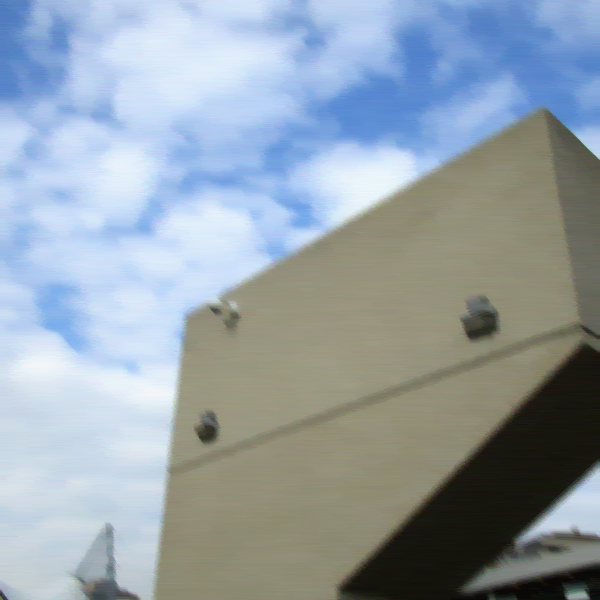
#> input picture pict/random_la/deconv[0.001, 0.1, 0.001, 0.1]/img_1.png, 600 x 600 px, found by its file name
$ jupyter execute --allow-errors Diploma_work.ipynb   (shell and % lines are left out)
#> lines starting #> are read from the running program, lines starting #| are printed output that depends on the picture; long printed decimals are rounded
[cell 1]
import matplotlib.pyplot as plt
import numpy as np
import scipy.signal as ss
import gc
import copy
from PIL import Image
from matplotlib.pyplot import imshow
from sklearn.base import BaseEstimator, ClassifierMixin
from os import listdir, mkdir
from os.path import isfile, join
import math
from datetime import datetime
import time
from skimage.transform import radon
from skimage import color, data, restoration
from scipy import ndimage
from IPython.display import clear_output
# from method import momentum_method

[cell 2]
# [57 lines left out: functions rgb2gray, inverse_colors, S, not called in this run]

[cell 3]
class FunctionalMinimisation:
    '''
    Z_alpha = arg min(||Az - u||_1 + TV[z])

    grad(Z_alpha) = 2A^T(Az-u) + mult * D(TV[z])
    '''
    # [67 lines left out: functions __init__, _sign_map, _offset_image, _count_gradient, _count_v, not called in this run]

    def _update_image(self):
        self._cur_image += self._v
#         FixImage(self._cur_image)

    # [10 lines left out: function MainProcess, not called in this run]

[cell 4]
# [23 lines left out: functions FixImage, images_out, not called in this run]

def save_img(class_elem, p='my_stuff.png', p_b='blurred.png'):
    plt.imsave(p, class_elem._cur_image, cmap='gray')
    plt.imsave(p_b, class_elem._init_image, cmap='gray')

DEBUG = True

def rgb2gray(rgb):
    r, g, b = rgb[:,:,0], rgb[:,:,1], rgb[:,:,2]
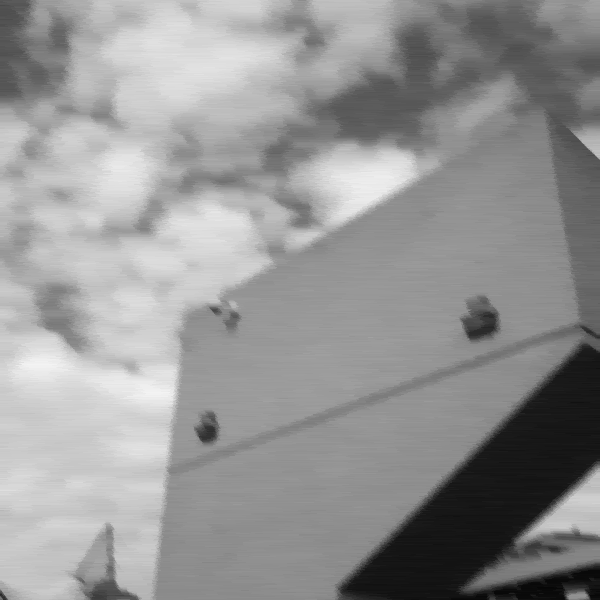
#> r: shape (600, 600) float32; min 0.0235, max 0.953, mean 0.582
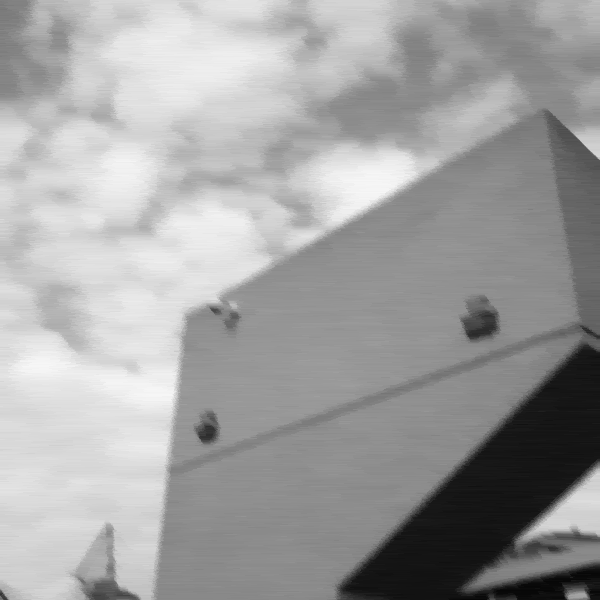
#> g: shape (600, 600) float32; min 0.0275, max 0.965, mean 0.63
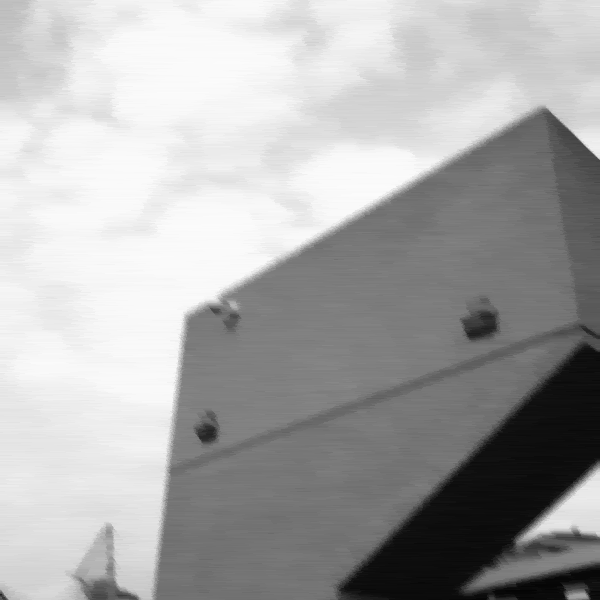
#> b: shape (600, 600) float32; min 0.0157, max 0.984, mean 0.665
    gray = 0.299 * r + 0.5870 * g + 0.1140 * b
    return gray

def blend_images(orig, four, alpha = 0.8, colH = 10, w=1):
    orig_img = Image.open(orig).convert('RGBA')
    fourier_img = Image.open(four).convert('RGBA')

    orig_img = orig_img.resize(((fourier_img.size[0], fourier_img.size[1])), Image.BICUBIC)

    img = fourier_img
    A = img.getchannel('A')

    # Convert to HSV and save the V (Lightness) channel
    V = img.convert('RGB').convert('HSV').getchannel('V')

    # Synthesize new Hue and Saturation channels using values from colour picker
    colpickerH, colpickerS = colH, 255
    newH=Image.new('L',img.size,(colpickerH))
    newS=Image.new('L',img.size,(colpickerS))

    # Recombine original V channel plus 2 synthetic ones to a 3 channel HSV image
    HSV = Image.merge('HSV', (newH, newS, V))

    # Add original Alpha layer back in
    R,G,B = HSV.convert('RGB').split()
    RGBA = Image.merge('RGBA',(R,G,B,A))

    new_img = Image.blend(orig_img, RGBA, alpha)
    return new_img

# [16 lines left out: functions calculate_log, wiener_filter, not called in this run]

def get_blur_len(img, angle, weight, w=1):
    rotated_img = ndimage.rotate(img, -angle * 180/math.pi)
    rotated_img[rotated_img < 4/255 * rotated_img.max()] = 0
    r = radon(rotated_img, theta=[90], circle=False)
    r[r > 0.6 * r.max()] = 0
    r *= 1./max(r)
    blur_len = 0
    for i in range(len(r)):
        if (r[i] > 0.7):
            blur_len = len(r) // 2 - 1 - i
#             if (blur_len > 2 * img.shape[0] // 5):
#                 blur_len = 0
            break

    if (DEBUG):
        h = img.shape[0]
        q = h // 2 - 1
        k = -math.tan(angle)
        b = (1 - k) * q
        l = []
        if abs(abs(angle * 180/math.pi) - 90) > 10:
            for old_x in range(q - blur_len, q + blur_len):
                old_y = round(k * old_x+b)
                old_y = int((old_y if old_y >= 0 else 0) if old_y <= h-1 else h-1)
                if (old_y <= 1 or old_y >= h-2 or old_x <= 1 or old_x >= h-2):
                    continue
                for i in range(-w, w+1):
                    for j in range(-w, w+1):
                        x = old_x
                        y = old_y
                        y += i
                        y = (y if y >= 0 else 0) if y <= h-1 else h-1
                        x += j
                        x = (x if x >= 0 else 0) if x <= h-1 else h-1
                        if (y, x) not in l:
                            l.append((y, x))
        else:
            for y in range(q - blur_len, q + blur_len):
                for i in range(-w, w+1):
                    if (y, q + i) not in l:
                        l.append((y, q + i))
        p = np.zeros((h, h))
        for t in l:
            p[t] = weight
    return (int(abs(blur_len)), p)

def find_best_line(template_picture, dif=180):
    h = template_picture.shape[0]
    q = h // 2 - 1
    theta = np.linspace(0., 180, dif, endpoint=False)
    sinogram = radon(template_picture, theta=theta, circle=True)
    max_values = sinogram.max(axis=0)
    if DEBUG:
        tmp.append(sinogram)
    return (max(max_values), theta[np.argmax(max_values)] * math.pi/180 - math.pi/2)

def make_ker(ker_len, ker_angle):
#     h = ker_len * 2
    h = ker_len
    ker_len = ker_len // 2
    ker = np.zeros((h, h), dtype='float')

    k = -math.tan(ker_angle)
    b = (1 - k) * ker_len
    if abs(abs(ker_angle * 180/math.pi) - 90) > 10:
        for x in range(h):
            y = round(k * x + b)
            y = int((y if y >= 0 else 0) if y <= h-1 else h-1)
            if (y == 0 or y == h - 1):
                continue
            ker[y, x] = 1
    else:
        for y in range(h):
            ker[y, ker_len] = 1
    ret_value = ker/ker.sum()
    if np.isnan(np.sum(ret_value)):
        return []
    else:
        return ret_value

def get_common_ker_len_angle(kers):
    max_shape = max([a[0] for a in kers])
    lenghts = [a[0] for a in kers]
    angles =  [a[1] for a in kers]

    return (int(np.mean(lenghts)), np.mean(angles))

class Cepstrum:
    def __init__(self, picture, batch_size=64, step=0.25):
#> called with batch_size = 256, step = 0.5
        gc.enable()
        self.batch_size = batch_size
        self.step = step
        self.x_batches = int(picture.shape[1] // (batch_size * step) - 1)
#> self.x_batches = 3
        self.y_batches = int(picture.shape[0] // (batch_size * step) - 1)
#> self.y_batches = 3
        self.picture = copy.deepcopy(picture)
        self.squared_image = [0] * self.x_batches * self.y_batches
#> self.squared_image = [0, 0, 0, 0, 0, 0, 0, 0, 0]
        plt.imsave('orig_img.png', self.picture, cmap='gray')

    def get_square(self):
        pixel_step = int(self.batch_size * self.step)
        for y in range(self.y_batches):
            for x in range(self.x_batches):
                square = self.picture[y * pixel_step : y * pixel_step + self.batch_size,
                                   x * pixel_step : x * pixel_step + self.batch_size]
                self.squared_image[y * self.x_batches + x] = square
                yield self.swap_quarters(Cepstrum.calculate_cepstrum(square))

    def ft_array(self):
        # CALCULATE CEPSTRUMS

        t = time.time()

        self.count_ft()
        if (DEBUG):
            print("Counted cepstrums: ", time.time() - t)
        self.count_angles()
        if (DEBUG):
            print("Counted angles: ", time.time() - t)
        self.count_lengths()
        if (DEBUG):
            print("Counted lengths: ", time.time() - t)
        self.make_kernels()
        if (DEBUG):
            print("Counted kernels: ", time.time() - t)

        self.weight = self.weight.reshape((self.y_batches, self.x_batches))
        self.weight /= self.weight.max()
        self.angle = self.angle.reshape((self.y_batches, self.x_batches))
        self.blur_len = self.blur_len.reshape((self.y_batches, self.x_batches))
        if (np.max(self.blur_len) == 0) :
            print("Unable to calculate blur lengths")
            return
#         self.kernels = np.reshape(self.kernels, (self.y_batches, self.x_batches, 2)) #here
        self.blur_len_value, self.angle_value = get_common_ker_len_angle(self.kernels)
        self.squared_image = np.reshape(self.squared_image, (self.y_batches, self.x_batches, self.batch_size, self.batch_size))
        # self.restore1()
#         self.restore() #here

    def MainProcess(self):
        self.ft_array()
        try:
            temp2 =[ 0 ] * self.y_squares
            for y in range(self.y_squares):
                temp2[y] = np.hstack(self.restored_image[y, :, :, :])
            self.restored_image_full = np.vstack(temp2)
        except AttributeError as error:
            return

    def hamming(picture):
        hm_len = picture.shape[0]
        bw2d = np.outer(ss.hamming(hm_len), np.ones(hm_len))
        bw2d = bw2d * bw2d.T
        return picture * bw2d

    def calculate_cepstrum(picture,threshold=0.5):
        log = np.log(1 + np.abs(np.fft.fft2(Cepstrum.hamming(picture))))
        fourier_abs = np.abs(np.fft.ifft2(log))
        fourier_abs[fourier_abs >= threshold * fourier_abs.max()] = 0
        fourier_abs[fourier_abs >= threshold * fourier_abs.max()] = 0

        return fourier_abs

    def swap_quarters(self, picture):
        out_pict = copy.deepcopy(picture)
        batch_size = picture.shape[0]
        temp_pict = copy.deepcopy(out_pict[: batch_size//2, : batch_size//2])
        out_pict[: batch_size//2, : batch_size//2] = out_pict[batch_size//2 :, batch_size//2 :]
        out_pict[batch_size//2 :, batch_size//2 :] = temp_pict
        temp_pict = copy.deepcopy(out_pict[: batch_size//2, batch_size//2 :])
        out_pict[: batch_size//2, batch_size//2 :] = out_pict[batch_size//2 :, : batch_size//2]
        out_pict[batch_size//2 :, : batch_size//2] = temp_pict[:]
        return out_pict

    # [38 lines left out: functions restore, restore1, not called in this run]

    def count_ft(self):
        self.cepstrum_picture = np.array(list(self.get_square()))

        self.conc_cepstrum_picture = self.cepstrum_picture.reshape((self.y_batches, self.x_batches, self.batch_size, self.batch_size))
        temp  = [ 0 ] * self.y_batches
#> temp = [0, 0, 0]
        for y in range(self.y_batches):
            temp[y] = np.hstack(self.conc_cepstrum_picture[y, :, :, :])
        self.conc_cepstrum_picture = np.vstack(temp)
        plt.imsave('big_img.png', self.conc_cepstrum_picture, cmap='gray')
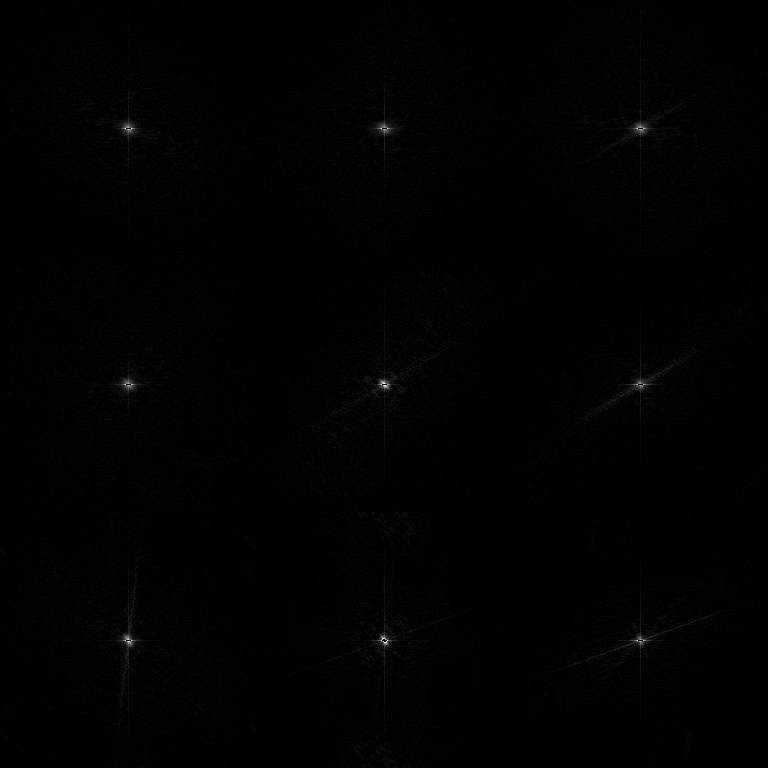
#> saved as big_img.png: shape (768, 768, 3); min 0, max 255, mean 1.7

    def count_angles(self):
        self.weight = np.ndarray((self.y_batches * self.x_batches), dtype='float')
#> self.weight = [100, 0, 0, 0, 100, 0, 0, 0, 1]
        self.angle = np.ndarray((self.y_batches * self.x_batches), dtype='float')
        if (DEBUG):
            self.lines_img = np.copy(self.cepstrum_picture)
        for idx, q in enumerate(self.cepstrum_picture):
            self.weight[idx], self.angle[idx] = find_best_line(q)

    def count_lengths(self):
        self.blur_len = np.ndarray((self.y_batches * self.x_batches), dtype='int')
        for idx, q in enumerate(self.cepstrum_picture):
            self.blur_len[idx], self.lines_img[idx] = get_blur_len(q, self.angle[idx], self.weight[idx])
            self.conc_lines_img = self.lines_img.reshape((self.y_batches, self.x_batches, self.batch_size, self.batch_size))
            temp  = [ 0 ] * self.y_batches
            for y in range(self.y_batches):
                temp[y] = np.hstack(self.conc_lines_img[y, :, :, :])
            self.conc_lines_img = np.vstack(temp)
            plt.imsave('lines_img.png', self.conc_lines_img, cmap='gray')

    def make_kernels(self):
        self.kernels = [0] * self.y_batches * self.x_batches
        for idx, q in enumerate(self.cepstrum_picture):
            self.kernels[idx] = (self.blur_len[idx], self.angle[idx])

    # [11 lines left out: function restore_function, not called in this run]

[cell 5]
work_dir = "../pict/"
s = str(datetime.now())
save_dir = '../res/res_' + s[8:10] + '_' + s[5:7] + '/'
print(save_dir)
try:
    # Create target Directory
    mkdir(save_dir)
except FileExistsError:
    o = 5

[cell 6]
filename = "img_1.png"

work_dir = '.\imgs\l_07\\'
img = rgb2gray(plt.imread(work_dir + filename))

plt.figure(figsize=(10,230))
plt.imshow(img, cmap='gray')

[cell 7]
tmp = []
c = Cepstrum(img, batch_size=256, step=0.5)

[cell 8]
c.MainProcess()
# plt.imsave('big_img.png', c.conc_cepstrum_picture, cmap='gray')

[cell 9]
# c.blur_len,
print(c.angle.mean() * 180/math.pi)
#| -54.333
# c.angle

#> (a cell that did not finish here is left out)

#> in blend_images, `A = img.getchannel('A')`: A: PIL image 768x768 L; every value is 255
#> in blend_images, `newH=Image.new('L',img.size,(colpickerH))`: newH: PIL image 768x768 L; every value is 10
#> in blend_images, `HSV = Image.merge('HSV', (newH, newS, V))`: HSV: PIL image 768x768 HSV; mean H, S, V 10, 255, 1.7
#> in blend_images, `R,G,B = HSV.convert('RGB').split()`: B: PIL image 768x768 L; every value is 0
#> in blend_images, `new_img = Image.blend(orig_img, RGBA, alpha)`:
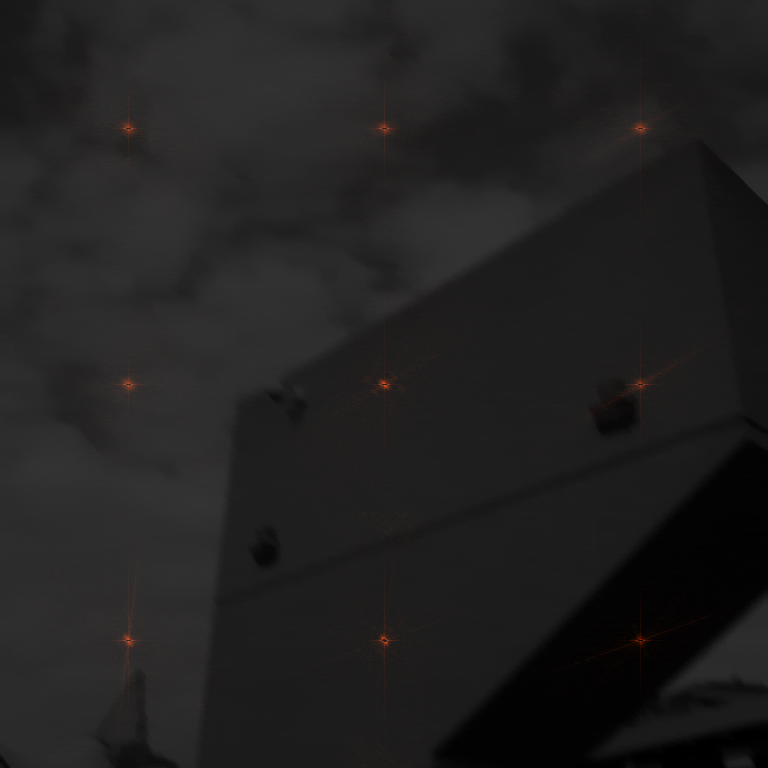
#> new_img: PIL image 768x768 RGBA; mean R, G, B, A 33.3, 32.2, 31.9, 255
    d.save('temp_vis.png')

    d = blend_images('temp_vis.png', 'lines_img.png', alpha=0.2, colH = 120)
#> in blend_images (call 2), `newH=Image.new('L',img.size,(colpickerH))`: newH: PIL image 768x768 L; every value is 120
#> in blend_images (call 2), `HSV = Image.merge('HSV', (newH, newS, V))`: HSV: PIL image 768x768 HSV; mean H, S, V 120, 255, 0.1
    d.save(save_dir + filename[:-4] +'_vis_'+ str(c.batch_size) +'.png')

    d = blend_images('orig_img.png', 'lines_img.png', alpha=0.6, colH = 120)
#> call 3 of blend_images, with orig = 'orig_img.png', four = 'lines_img.png', alpha = 0.6, colH = 120, w = 1
#> in blend_images (call 3), `new_img = Image.blend(orig_img, RGBA, alpha)`:
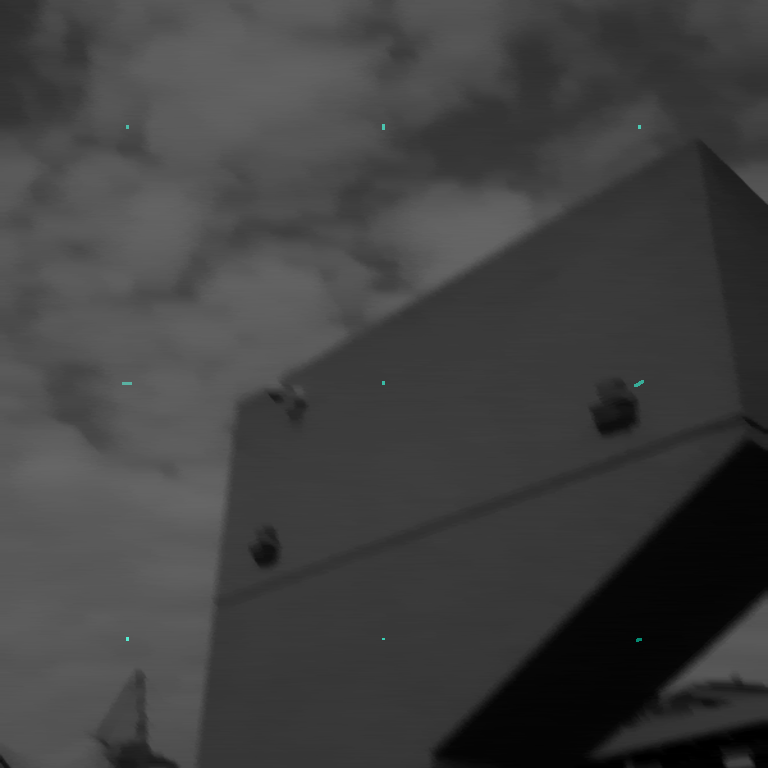
#> new_img: PIL image 768x768 RGBA; mean R, G, B, A 64.2, 64.3, 64.3, 255
    d.save(save_dir + filename[:-4] +'_lines_'+ str(c.batch_size) +'.png')

    plt.imsave(save_dir + filename[:-4] + '_restored_img_'+ str(c.batch_size) +'.png', c.restored_image_full, cmap='gray')
    gc.collect()

[cell 11]
i = -2
image = tmp[i]
#> (the rest of this cell did not finish here and is left out)

#> (a cell that did not finish here is left out)

#> (a cell that did not finish here is left out)

[cell 14]
c.blur_len, c.angle.mean()
#> Out = ([[2, 3, 2], [4, 2, 4], [2, 1, 2]], -0.948)

#> (a cell that did not finish here is left out)

#> (a cell that did not finish here is left out)

#> (a cell that did not finish here is left out)

[cell 18]
q = make_ker(int(np.mean(c.blur_len)), np.mean(c.angle))
#> in make_ker, `k = -math.tan(ker_angle)`: k = 1.39
#> in make_ker, `b = (1 - k) * ker_len`: b = -0.393
#> the loop in make_ker, `for x in range(h):` made 2 passes
#> y on passes 1 to 2: 0, 1
#> after the loop in make_ker, `for x in range(h):`: ker = [[0, 0], [0, 0]]
#> in make_ker, `ret_value = ker/ker.sum()`: ret_value = [[nan, nan], [nan, nan]]
#> q = []

#> (a cell that did not finish here is left out)

[cell 20]
plt.imsave('log_' + filename[:-4] + '.png', c.swap_quarters(np.log(1 + np.abs(np.fft.fft2(Cepstrum.hamming(img))))), cmap='gray')
#> in hamming (call 10), `hm_len = picture.shape[0]`: hm_len = 600
#> in hamming (call 10), `bw2d = np.outer(ss.hamming(hm_len), np.ones(hm_len))`:
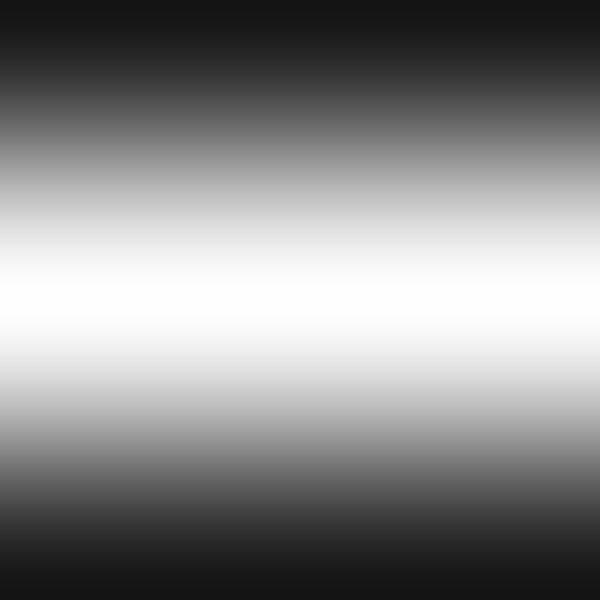
#> bw2d: shape (600, 600) float64; min 0.08, max 1, mean 0.539
#> in hamming (call 10), `bw2d = bw2d * bw2d.T`:
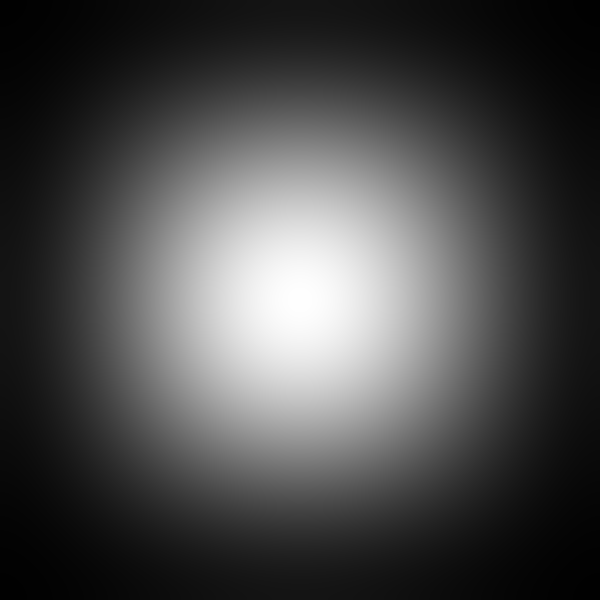
#> bw2d: shape (600, 600) float64; min 0.0064, max 1, mean 0.291
#> in hamming (call 10), `return picture * bw2d`:
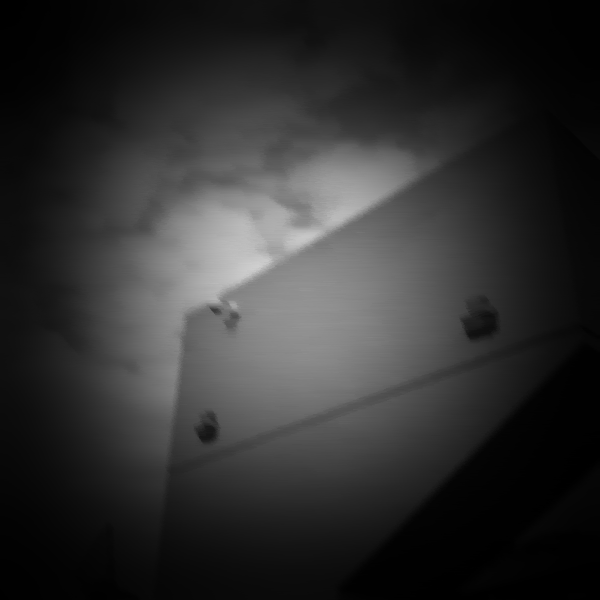
#> returned value: shape (600, 600) float64; min 0.00021, max 0.815, mean 0.187
#> in swap_quarters (call 10), `out_pict[batch_size//2 :, : batch_size//2] = temp_pict[:]`:
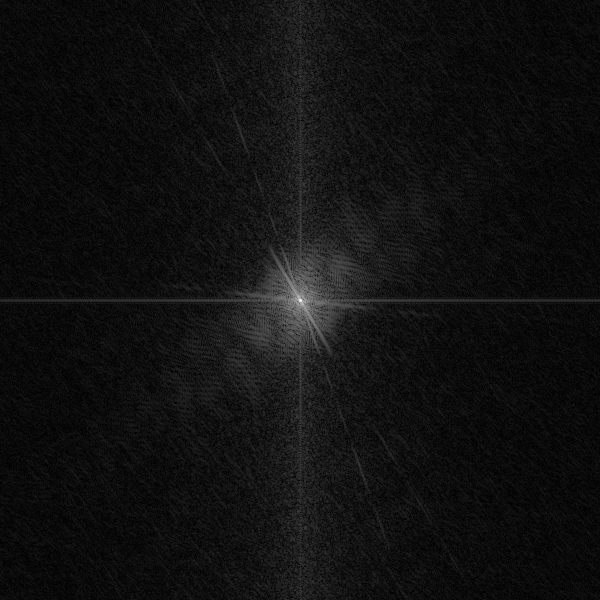
#> out_pict: shape (600, 600) float64; min 0.00191, max 11.12, mean 0.747; drawn with min black and max white
